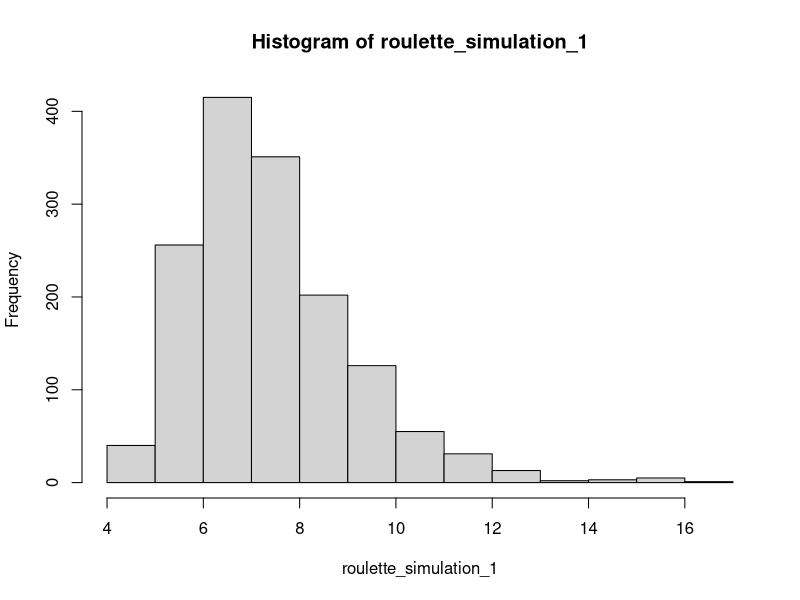
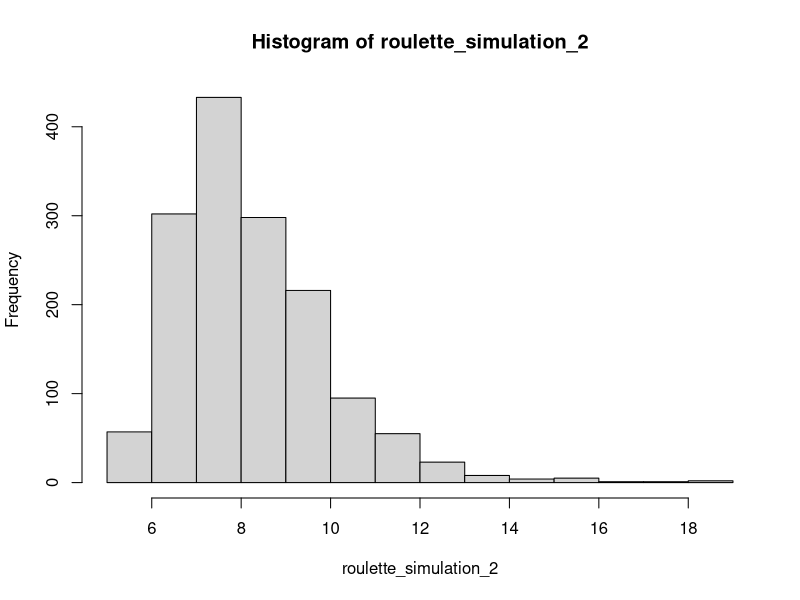

Here is the R script that generated these plots, in order:
#################################################
#* This script is to fulfill the 
#*    requirements of STA308 Fall 2023
#*    Homework #4 
#*    
#* Author: Grace Runge
#* 
#* Date: November 10th, 2023 
#* 
#* Purpose: To write a function called roulette 
#*    streaks that randomly generates num_spins 
#*    of roulette outcomes and determines the 
#*    longest streak of consecutive outcomes and 
#*    then to test it under different scenarios.
#################################################

roulette_streaks <- function(num_spins=600) {
  spin <- sample(c("Black", "Red", "Green"), size=num_spins, 
                 prob=c(18/38, 18/38, 2/38), replace = TRUE)
  number=1
  streak_number = 0 
  streak_list = list()
  while(number<length(spin)){
    if(spin[number] == spin[number + 1]){
      streak_number = streak_number + 1
    } else {
      streak_list <- c(streak_list, streak_number)
      streak_number = 0 
    } 
    number = number + 1
  }
  max(unlist(streak_list))
}

#* Ensure the function is working properly 
#* by simulating 1,500 iterations with the following details:
#*    Set the random number generate seed to 314159 
#*    Provide the summary() output and a histogram 
#*    Comment about the distribution of the number of matches

set.seed(314159)
roulette_simulation_1 <- sapply(rep(600, 1500), roulette_streaks)
summary(roulette_simulation_1)
hist(roulette_simulation_1)

#* The summary of this situation provides a minimum length of a 
#*   streak as 4 and the maximum of 17. The mean is about 7.8
#*   and the median is 8. This indicated to me even before 
#*   running the histogram code that the distribution would be 
#*   right skewed as the median is pulling the data in that 
#*   direction. The histogram confirmed this assumption and shows 
#*   a right skewed bell curve shape. If you are playing roulette 
#*   in a casino you would be very lucky to get a maximum streak 
#*   on the higher end of this distribution, but this shows it happens
#*   occasionally and this is perhaps why people continue to play 
#*   games like this for the small chance to win big.
#* 

#* Suppose a casino can do 1200 spins per day as 
#* opposed to the default 600, and run the function for
#* 1500 iterations to see how the distribution changes.

set.seed(314159)
roulette_simulation_2 <- sapply(rep(1200, 1500), roulette_streaks)
summary(roulette_simulation_2)
hist(roulette_simulation_2)

#* If a casino could increase the number of spins per day to 
#*   1200 (double the standard of 600) the distribution of 
#*   longest streaks is going to change at least slightly. 
#*   The minimum is now 5 and the maximum is 19. The range of streaks 
#*   increased in this new scenario. The range of streaks in this 
#*   distribution is 14 which is 1 larger than the range of 13 in 
#*   the previous simulation.
#*   The median is still 8, but the mean has now increased from 
#*   7.8 to 8.7. The more times you are able to run the simulation 
#*   in a day the more likely you are to get a higher streak if 
#*   your criteria is strictly the mean. 
#*   The histogram still shows a right skewed distribution but the main
#*   peak appears less spread out than the previous situation. 
#*   The two distributions are not drastically different. 
#*   I think you would have to change the number 
#*   of spins or the number of repetitions even more to see more drastic 
#*   changes to the distribution.
#*   








